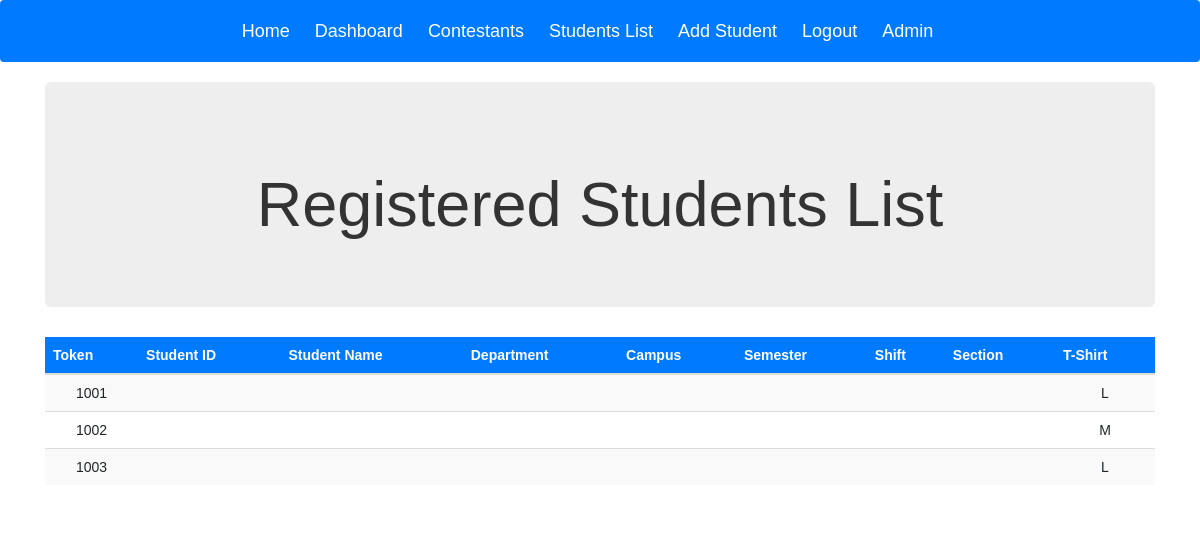
The app's page /Registration/contestants/ (signed in), older data.
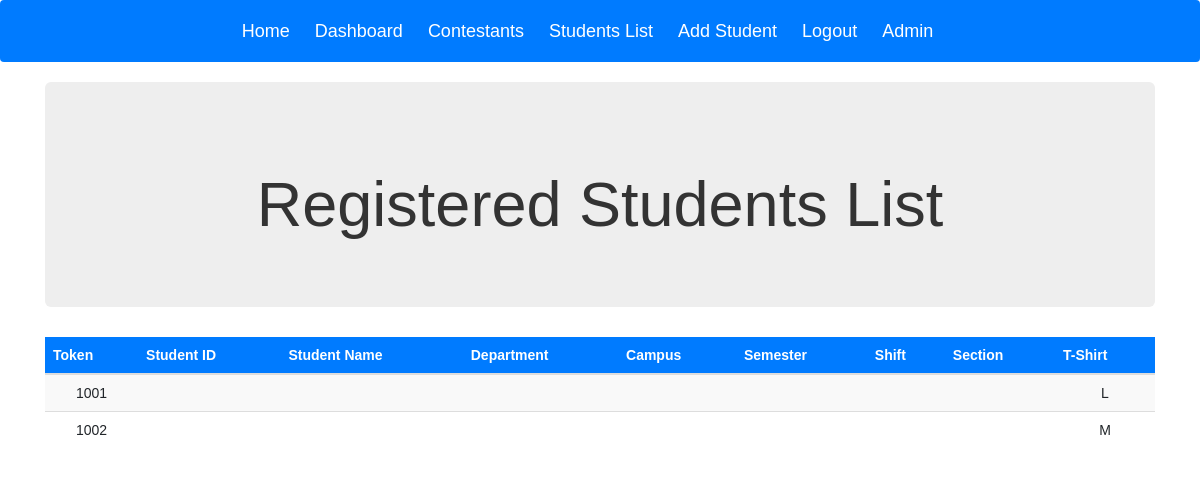
The same page, newer data.
### Registration/models.py (models this page shows, shortened)
class Contestant(models.Model):
    basic_info = models.OneToOneField(Student, on_delete=models.CASCADE, null=True)
    TShirt = models.CharField(max_length=10, default='M')
    Token = models.IntegerField(primary_key=True, default=1001)

### Registration/views.py (the view)
@login_required
def contestants(request):
    reg_std = Contestant.objects.order_by('Token')
    dict = {'table': reg_std}
    return render(request, 'Registration/reg_std.html', context=dict)

### templates/Registration/reg_std.html
{% extends "Registration/base.html" %}
{% load static %}
 {% block body_block %}
   <div class="container">
     <div class="jumbotron">
       <h1> Registered Students List</h1>
     </div>
   </div>
   <div class="container">
     <div class="table-responsive">
     {% if table %}
       <table class = "table table-striped table-hover">
         <thead class= "thead-primary">
           <th scope="col">Token</th>
           <th scope="col">Student ID</th>
           <th scope="col"> Student Name</th>
           <th scope="col">Department</th>
           <th scope="col">Campus</th>
           <th scope="col">Semester</th>
           <th scope="col">Shift</th>
           <th scope="col">Section</th>
           <th scope="col">T-Shirt</th>
         </thead>
         {% for st in table %}
           <tr>
             <td>{{ st.Token }}</td>
             <td>{{ st.basic_info.ID }}</td>
             <td>{{ st.basic_info.Name|title }}</td>
             <td>{{ st.basic_info.Department }}</td>
             <td>{{ st.basic_info.Campus }}</td>
             <td>{{ st.basic_info.Semester }}</td>
             <td>{{ st.basic_info.Shift }}</td>
             <td>{{ st.basic_info.Section }}</td>
             <td>{{ st.TShirt }}</td>
           </tr>
         {% endfor %}
       </table>
       {% else %}
         <h2>No Registered Contestant Yet</h2>
       {% endif %}
   </div>
   </div>
{% endblock %}

Row changes from the older to the newer data that the page shows:
removed Contestant: Token "1003", TShirt "L"
